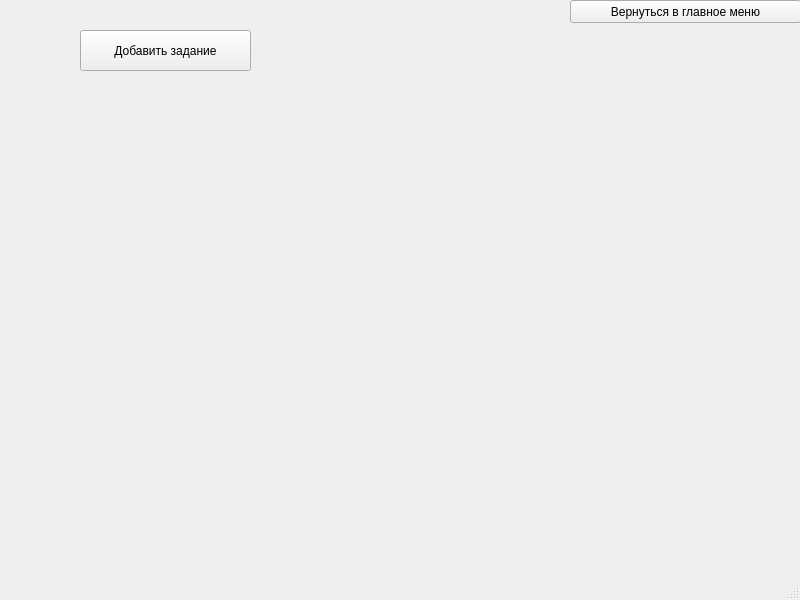
<?xml version="1.0" encoding="UTF-8"?>
<ui version="4.0">
 <class>Settings</class>
 <widget class="QMainWindow" name="Settings">
  <property name="geometry">
   <rect>
    <x>0</x>
    <y>0</y>
    <width>800</width>
    <height>600</height>
   </rect>
  </property>
  <property name="windowTitle">
   <string>MainWindow</string>
  </property>
  <widget class="QWidget" name="centralwidget">
   <widget class="QPushButton" name="pushButton">
    <property name="geometry">
     <rect>
      <x>80</x>
      <y>30</y>
      <width>171</width>
      <height>41</height>
     </rect>
    </property>
    <property name="text">
     <string>Добавить задание</string>
    </property>
   </widget>
   <widget class="QPushButton" name="pushButton_2">
    <property name="geometry">
     <rect>
      <x>570</x>
      <y>0</y>
      <width>231</width>
      <height>23</height>
     </rect>
    </property>
    <property name="text">
     <string>Вернуться в главное меню</string>
    </property>
   </widget>
  </widget>
  <widget class="QMenuBar" name="menubar">
   <property name="geometry">
    <rect>
     <x>0</x>
     <y>0</y>
     <width>800</width>
     <height>21</height>
    </rect>
   </property>
  </widget>
  <widget class="QStatusBar" name="statusbar"/>
 </widget>
 <resources/>
 <connections/>
</ui>
